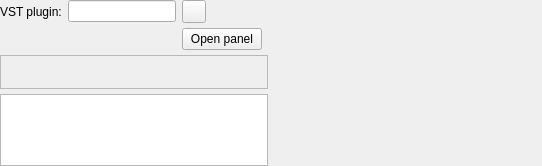
<?xml version="1.0" encoding="UTF-8"?>
<ui version="4.0">
 <class>VSTPluginFilterGUI</class>
 <widget class="QWidget" name="VSTPluginFilterGUI">
  <property name="geometry">
   <rect>
    <x>0</x>
    <y>0</y>
    <width>542</width>
    <height>166</height>
   </rect>
  </property>
  <property name="windowTitle">
   <string notr="true"/>
  </property>
  <layout class="QGridLayout" name="gridLayout_3" columnstretch="0,0,0,0,1">
   <property name="leftMargin">
    <number>0</number>
   </property>
   <property name="topMargin">
    <number>0</number>
   </property>
   <property name="rightMargin">
    <number>0</number>
   </property>
   <property name="bottomMargin">
    <number>0</number>
   </property>
   <property name="verticalSpacing">
    <number>5</number>
   </property>
   <item row="0" column="1">
    <widget class="ResizingLineEdit" name="pathLineEdit"/>
   </item>
   <item row="1" column="2">
    <widget class="QPushButton" name="openPanelButton">
     <property name="sizePolicy">
      <sizepolicy hsizetype="Fixed" vsizetype="Fixed">
       <horstretch>0</horstretch>
       <verstretch>0</verstretch>
      </sizepolicy>
     </property>
     <property name="text">
      <string>Open panel</string>
     </property>
    </widget>
   </item>
   <item row="0" column="0">
    <widget class="QLabel" name="label">
     <property name="sizePolicy">
      <sizepolicy hsizetype="Fixed" vsizetype="Preferred">
       <horstretch>0</horstretch>
       <verstretch>0</verstretch>
      </sizepolicy>
     </property>
     <property name="text">
      <string>VST plugin:</string>
     </property>
    </widget>
   </item>
   <item row="1" column="0" colspan="2">
    <widget class="QLabel" name="statusLabel">
     <property name="text">
      <string notr="true"/>
     </property>
    </widget>
   </item>
   <item row="0" column="4">
    <spacer name="horizontalSpacer">
     <property name="orientation">
      <enum>Qt::Horizontal</enum>
     </property>
     <property name="sizeHint" stdset="0">
      <size>
       <width>40</width>
       <height>20</height>
      </size>
     </property>
    </spacer>
   </item>
   <item row="0" column="2">
    <widget class="QToolButton" name="selectButton">
     <property name="text">
      <string notr="true"/>
     </property>
    </widget>
   </item>
   <item row="2" column="0" colspan="4">
    <widget class="QFrame" name="frame">
     <property name="frameShape">
      <enum>QFrame::StyledPanel</enum>
     </property>
     <property name="frameShadow">
      <enum>QFrame::Raised</enum>
     </property>
    </widget>
   </item>
   <item row="3" column="0" colspan="4">
    <widget class="QPlainTextEdit" name="warningTextEdit">
     <property name="sizePolicy">
      <sizepolicy hsizetype="Expanding" vsizetype="Preferred">
       <horstretch>0</horstretch>
       <verstretch>0</verstretch>
      </sizepolicy>
     </property>
     <property name="sizeAdjustPolicy">
      <enum>QAbstractScrollArea::AdjustToContents</enum>
     </property>
    </widget>
   </item>
  </layout>
 </widget>
 <customwidgets>
  <customwidget>
   <class>ResizingLineEdit</class>
   <extends>QLineEdit</extends>
   <header>Editor/widgets/ResizingLineEdit.h</header>
  </customwidget>
 </customwidgets>
 <resources>
  <include location="../Editor.qrc"/>
 </resources>
 <connections/>
</ui>
